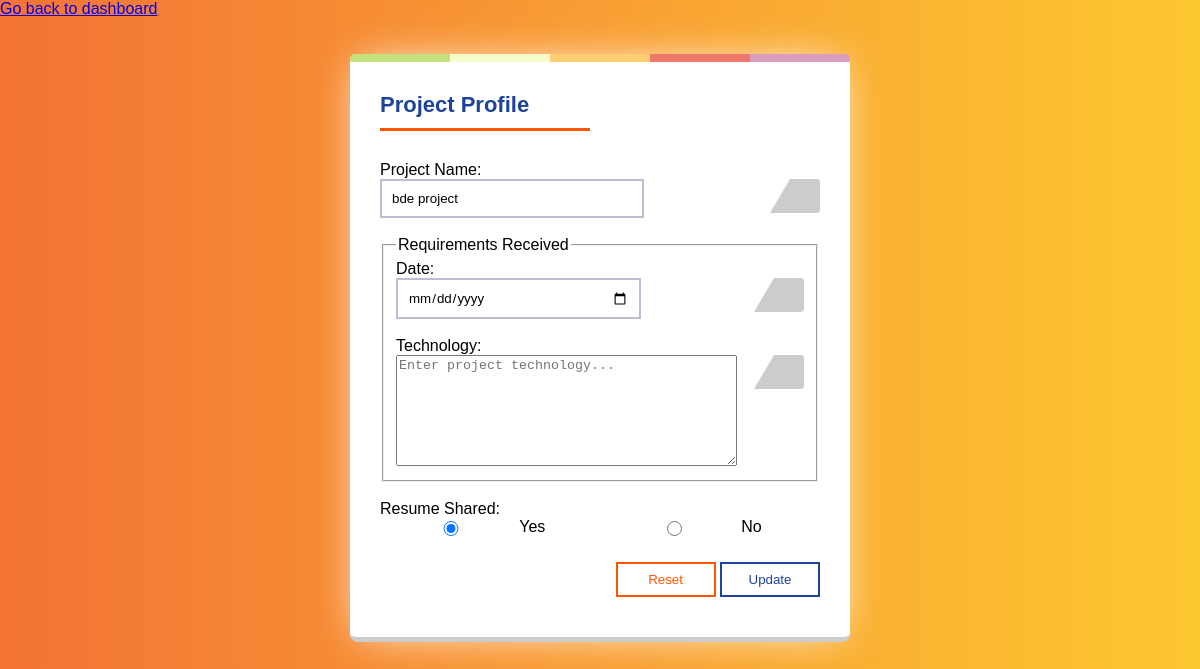
Screenshot of /edit_project/58/ with the database file from the repository.
### app/models.py (models this page shows, shortened)
class Project(models.Model):
    project_name = models.CharField(max_length=256)
    date = models.DateField(default='',blank=True)
    technology = models.CharField(max_length=256, blank=True)
    resume_shared = models.BooleanField(default=False)
    edited_by = models.ForeignKey(BDE_User,on_delete=models.SET_NULL,null=True)

### app/views.py (the view, shortened to what this page needs)
# urls.py: path('edit_project/<int:project_id>/', views.edit_project, name='edit_project'),
def edit_project(request, project_id):
    project = get_object_or_404(Project, pk=project_id)
    context = {
        'project': project,
    }
    return render(request, 'edit_project.html', context)

### app/templates/edit_project.html (shortened to what this page needs)
<!DOCTYPE html>
{% load static %}
<html>
<head>
    <link rel="stylesheet" href="{% static 'css/project.css' %}">
</head>
<body>
    <a class="btn btn-primary" href="{% url 'dashboard' %}" >Go back to dashboard</a>
    <form class="form" method="POST" action="{% url 'edit_project' project.id %}">
        <h2>Project Profile</h2>
        <div class="form-group">
            <label for="email">Project Name:</label>
            <br>
            <div class="relative">
                <input class="form-control" id="name" name="project_name" type="text" pattern="[a-zA-Z\s]+" required="" autofocus="" title="Username should only contain letters. e.g. Piyush Gupta" autocomplete="" placeholder="Type your Project name here..." value="{{ project.project_name }}">
                <i class="fa fa-user"></i>
            </div><br>
        </div>
        <fieldset>
            <legend>Requirements Received</legend>
    <div class="form-group">
        <label for="date">Date:</label>
        <div class="relative">
            <input class="form-control" type="date" name="date" pattern="\d{2}-\d{2}-\d{4}" required="" placeholder="mention date here...">
            <i class="fa fa-envelope"></i>
        </div>
    </div><br>
    <div class="form-group">
        <label for="technology">Technology:</label>
        <div class="relative">
            <textarea class="form-control" name="technology" rows="7" cols="40" required="" placeholder="Enter project technology..."></textarea>
            <i class="fa fa-phone"></i>
        </div>
    </div>
</fieldset><br>
        <div class="form-group">
            <label for="resume_shared">Resume Shared:</label>
            <div class="radio-inline " style='flex-direction:column;'>
                <label class="radio-label ">
                    <input type="radio" name="resume_shared" value="yes" required="" {% if project.resume_shared %}checked{% endif %}>
                    <span class="radio-text">Yes</span>
                </label>
                <label class="radio-label">
                    <input type="radio" name="resume_shared" value="no" required="" {% if not project.resume_shared %}checked{% endif %}>
                    <span class="radio-text">No</span>
                </label>
            </div>
        </div><br>
        <div class="tright">
            <a href=""><button class="movebtn movebtnre" type="reset"> Reset</button></a>
            <button class="movebtn movebtnsu" type="submit">Update</button>
        </div>
    </form>
</body>
</html>

### app/templates/edit_project.html (style rules this page uses)
body { background: #FDC830; background: -webkit-linear-gradient(to right, #F37335, #FDC830); background: linear-gradient(to right, #F37335, #FDC830); }

### rows the page displays
Project: project_name "bde project", resume_shared "☑ Yes", resume_shared "☐ No"
